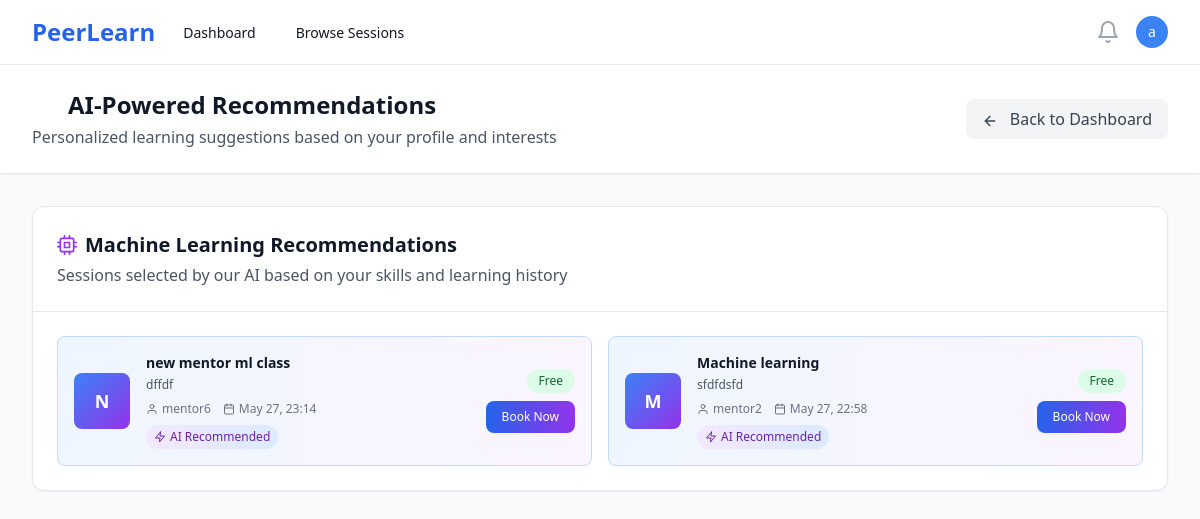
The page /recommendations/ (signed in) on the database its author committed.
### users/models.py (models this page shows, shortened)
class User(AbstractUser):
    ROLE_CHOICES = [
        ('mentor', 'Mentor'),
        ('learner', 'Learner'),
    ]
    id = models.UUIDField(primary_key=True, default=uuid.uuid4, editable=False)
    role = models.CharField(max_length=10, choices=ROLE_CHOICES, default='learner')
    bio = models.TextField(blank=True, null=True)
    skills = models.CharField(max_length=500, blank=True, help_text="Comma-separated skills for recommendation matching")
    interests = models.CharField(max_length=500, blank=True, help_text="Learning interests for AI recommendations")
    domain = models.CharField(max_length=100, blank=True, help_text="Learning domain/field")
    expertise = models.CharField(max_length=100, blank=True, help_text="Primary domain/area of expertise")
    career_goals = models.TextField(blank=True, help_text="Career aspirations for AI guidance")
    profile_image = models.ImageField(upload_to='profiles/', blank=True, null=True)
    created_at = models.DateTimeField(auto_now_add=True)
    updated_at = models.DateTimeField(auto_now=True)
    @property
    def is_mentor(self):
        return self.role == 'mentor'

### sessions/models.py (models this page shows, shortened)
class Session(models.Model):
    STATUS_CHOICES = [
        ('draft', 'Draft'),
        ('scheduled', 'Scheduled'),
        ('live', 'Live'),
        ('completed', 'Completed'),
        ('cancelled', 'Cancelled'),
    ]
    CATEGORY_CHOICES = [
        ('programming', 'Programming & Development'),
        ('data-science', 'Data Science & Analytics'),
        ('web-development', 'Web Development'),
        ('mobile-development', 'Mobile Development'),
        ('ai-ml', 'AI & Machine Learning'),
        ('design', 'UI/UX Design'),
        ('business', 'Business & Marketing'),
        ('language', 'Language Learning'),
        ('music', 'Music & Arts'),
        ('fitness', 'Health & Fitness'),
        ('other', 'Other'),
    ]
    id = models.UUIDField(primary_key=True, default=uuid.uuid4, editable=False)
    mentor = models.ForeignKey(User, on_delete=models.CASCADE, related_name='mentor_sessions')
    title = models.CharField(max_length=200)
    description = models.TextField()
    thumbnail = models.ImageField(upload_to='session_thumbnails/', blank=True, null=True, help_text="Session cover image")
    category = models.CharField(max_length=50, choices=CATEGORY_CHOICES, blank=True, help_text="Session category for recommendations")
    skills = models.TextField(blank=True, help_text="Comma-separated skills for ML matching")
    price = models.DecimalField(max_digits=8, decimal_places=2, null=True, blank=True, help_text="Price in INR, null for free sessions")
    schedule = models.DateTimeField()
    duration = models.IntegerField(help_text="Duration in minutes")
    max_participants = models.IntegerField(default=10)
    status = models.CharField(max_length=20, choices=STATUS_CHOICES, default='draft')
    created_at = models.DateTimeField(auto_now_add=True)
    updated_at = models.DateTimeField(auto_now=True)
    class Meta:
        ordering = ['-schedule']

### recommendations/views.py (the view)
# urls.py: path('', views.recommendations_page, name='recommendations_page'),
@login_required
def recommendations_page(request):
    try:
        recommended_sessions = get_recommendations_for_user(request.user)
        recommended_mentors = get_mentor_recommendations_for_user(request.user)
    except Exception as e:
        recommended_sessions = Session.objects.filter(
            status='scheduled',
            schedule__gte=timezone.now()
        ).exclude(
            bookings__learner=request.user,
            bookings__status='confirmed'
        ).select_related('mentor')[:8]
        recommended_mentors = []
    from datetime import timedelta
    recent_date = timezone.now() - timedelta(days=7)
    trending_sessions = Session.objects.filter(
        status='scheduled',
        schedule__gte=timezone.now(),
        bookings__created_at__gte=recent_date
    ).exclude(
        bookings__learner=request.user,
        bookings__status='confirmed'
    ).annotate(
        recent_bookings=Count('bookings', filter=Q(bookings__created_at__gte=recent_date))
    ).filter(recent_bookings__gte=1).order_by('-recent_bookings')[:5]
    popular_sessions = Session.objects.filter(
        status='scheduled',
        schedule__gte=timezone.now(),
        popularity__isnull=False
    ).exclude(
        bookings__learner=request.user,
        bookings__status='confirmed'
    ).select_related('popularity', 'mentor').order_by(
        '-popularity__rating_average',
        '-popularity__booking_count'
    )[:5]
    all_sessions = Session.objects.filter(
        status='scheduled',
        schedule__gte=timezone.now()
    ).exclude(
        bookings__learner=request.user,
        bookings__status='confirmed'
    ).select_related('mentor')[:10]
    context = {
        'recommended_sessions': recommended_sessions,
        'recommended_mentors': recommended_mentors,
        'trending_sessions': trending_sessions,
        'popular_sessions': popular_sessions,
        'all_sessions': all_sessions,
        'user_skills': request.user.skills or '',
        'user_expertise': request.user.expertise or ''
    }
    return render(request, 'recommendations/recommendations_page.html', context)

### recommendations/recommendation_engine.py (called while the page is built, shortened)
def get_recommendations_for_user(user):
    engine = RecommendationEngine(user)
    return engine.get_personalized_recommendations()

def get_mentor_recommendations_for_user(user):
    engine = RecommendationEngine(user)
    return engine.get_mentor_recommendations()

    def parse_skills(self, skills_data):
        if isinstance(skills_data, str):
            try:
                skills_data = json.loads(skills_data)
            except:
                skills_data = [s.strip() for s in skills_data.split(',') if s.strip()]
        if isinstance(skills_data, list):
            return [skill.lower().strip() for skill in skills_data if skill]
        return []

    def get_personalized_recommendations(self):
        recommendations = []
        content_based = self.content_based_filtering()
        recommendations.extend(content_based)
        collaborative = self.collaborative_filtering()
        recommendations.extend(collaborative)
        popularity_based = self.popularity_based_filtering()
        recommendations.extend(popularity_based)
        trending = self.get_trending_sessions()
        recommendations.extend(trending)
        unique_sessions = {}
        sorted_recommendations = sorted(
            unique_sessions.values(),
            key=lambda x: x['score'],
            reverse=True
        )
        return [item['session'] for item in sorted_recommendations[:8]]

    def content_based_filtering(self):
        recommendations = []
        all_skills = self.user_skills + self.user_interests
        if not all_skills:
            return recommendations

    def collaborative_filtering(self):
        recommendations = []
        similar_users = User.objects.filter(
            role='learner',
            expertise__isnull=False
        ).exclude(id=self.user.id)
        user_similarities = []
        for other_user in similar_users:
            other_skills = self.parse_skills(other_user.expertise or [])
            similarity = self.calculate_skill_similarity(self.user_skills, other_skills)
            if similarity > 0.3:  # 30% similarity threshold
                user_similarities.append((other_user, similarity))
        return recommendations

### templates/recommendations/recommendations_page.html (shortened to what this page needs)
{% extends 'base.html' %}
{% load static %}
{% block content %}
<div class="min-h-screen bg-gray-50">
    <div class="bg-white shadow-sm border-b">
        <div class="max-w-7xl mx-auto px-4 sm:px-6 lg:px-8 py-6">
            <div class="flex items-center justify-between">
                <div>
                    <h1 class="text-2xl font-bold text-gray-900 flex items-center">
                        <i data-feather="brain" class="h-6 w-6 mr-3 text-blue-600"></i>
                        AI-Powered Recommendations
                    </h1>
                    <p class="text-gray-600 mt-1">Personalized learning suggestions based on your profile and interests</p>
                </div>
                <a href="{% url 'learner_dashboard' %}" class="bg-gray-100 hover:bg-gray-200 text-gray-700 px-4 py-2 rounded-lg transition-colors">
                    <i data-feather="arrow-left" class="h-4 w-4 mr-2 inline"></i>
                    Back to Dashboard
                </a>
            </div>
        </div>
    </div>
    <div class="max-w-7xl mx-auto px-4 sm:px-6 lg:px-8 py-8">
        <div class="bg-white rounded-xl shadow-sm border border-gray-200 mb-8">
            <div class="p-6 border-b border-gray-200">
                <h2 class="text-xl font-semibold text-gray-900 flex items-center">
                    <i data-feather="cpu" class="h-5 w-5 mr-2 text-purple-600"></i>
                    Machine Learning Recommendations
                </h2>
                <p class="text-gray-600 mt-1">Sessions selected by our AI based on your skills and learning history</p>
            </div>
            <div class="p-6">
                {% if recommended_sessions %}
                    <div class="grid grid-cols-1 md:grid-cols-2 gap-4">
                        {% for session in recommended_sessions %}
                        <div class="bg-gradient-to-r from-blue-50 to-purple-50 border border-blue-200 rounded-lg p-4 hover:shadow-md transition-all duration-200">
                            <div class="flex items-center space-x-4">
                                <div class="w-14 h-14 bg-gradient-to-br from-blue-500 to-purple-600 rounded-lg flex items-center justify-center text-white text-lg font-bold flex-shrink-0">
                                    {{ session.title|first|upper }}
                                </div>
                                <div class="flex-1 min-w-0">
                                    <h3 class="font-semibold text-gray-900 text-sm">{{ session.title }}</h3>
                                    <p class="text-xs text-gray-600 mt-1">{{ session.description|truncatewords:12 }}</p>
                                    <div class="flex items-center text-xs text-gray-500 mt-2 space-x-3">
                                        <span class="flex items-center">
                                            <i data-feather="user" class="h-3 w-3 mr-1"></i>
                                            {{ session.mentor.first_name }}
                                        </span>
                                        <span class="flex items-center">
                                            <i data-feather="calendar" class="h-3 w-3 mr-1"></i>
                                            {{ session.schedule|date:"M d, H:i" }}
                                        </span>
                                    </div>
                                    <div class="mt-2">
                                        <span class="inline-flex items-center px-2 py-1 rounded-full text-xs font-medium bg-gradient-to-r from-purple-100 to-blue-100 text-purple-800">
                                            <i data-feather="zap" class="h-3 w-3 mr-1"></i>
                                            AI Recommended
                                        </span>
                                    </div>
                                </div>
                                <div class="flex flex-col items-end space-y-2">
                                    {% if session.price > 0 %}
                                        <span class="bg-blue-100 text-blue-800 px-3 py-1 text-xs font-medium rounded-full">₹{{ session.price }}</span>
                                    {% else %}
                                        <span class="bg-green-100 text-green-800 px-3 py-1 text-xs font-medium rounded-full">Free</span>
                                    {% endif %}
                                    <form method="post" action="{% url 'book_session' session.id %}" class="inline">
                                        <button type="submit" class="bg-gradient-to-r from-blue-600 to-purple-600 hover:from-blue-700 hover:to-purple-700 text-white px-4 py-2 rounded-lg text-xs font-medium transition-all">
                                            Book Now
                                        </button>
                                    </form>
                                </div>
                            </div>
                        </div>
                        {% endfor %}
                    </div>
                {% endif %}
            </div>
        </div>
    </div>
</div>
{% endblock %}

### templates/base.html (shortened to what this page needs)
<!DOCTYPE html>
<html lang="en" class="h-full bg-gray-50">
<head>
    <script src="https://cdn.tailwindcss.com"></script>
</head>
<body class="h-full">
    {% if user.is_authenticated %}
    <nav class="bg-white shadow-sm border-b border-gray-200" x-data="{ mobileMenuOpen: false }">
        <div class="max-w-7xl mx-auto px-4 sm:px-6 lg:px-8">
            <div class="flex justify-between h-16">
                <div class="flex">
                    <div class="flex-shrink-0 flex items-center">
                        <a href="{% url 'landing' %}" class="text-2xl font-bold text-blue-600">PeerLearn</a>
                    </div>
                    <div class="hidden sm:ml-6 sm:flex sm:space-x-8">
                        {% if user.is_mentor %}
                            <a href="{% url 'mentor_dashboard' %}" class="border-transparent text-gray-900 hover:text-blue-600 inline-flex items-center px-1 pt-1 border-b-2 text-sm font-medium">
                                Dashboard
                            </a>
                            <a href="{% url 'create_session' %}" class="border-transparent text-gray-900 hover:text-blue-600 inline-flex items-center px-1 pt-1 border-b-2 text-sm font-medium">
                                Create Session
                            </a>
                        {% else %}
                            <a href="{% url 'learner_dashboard' %}" class="border-transparent text-gray-900 hover:text-blue-600 inline-flex items-center px-1 pt-1 border-b-2 text-sm font-medium">
                                Dashboard
                            </a>
                            <a href="{% url 'session_list' %}" class="border-transparent text-gray-900 hover:text-blue-600 inline-flex items-center px-1 pt-1 border-b-2 text-sm font-medium">
                                Browse Sessions
                            </a>
                        {% endif %}
                    </div>
                </div>
                <div class="hidden sm:ml-6 sm:flex sm:items-center">
                    <button type="button" class="bg-white p-1 rounded-full text-gray-400 hover:text-gray-500 focus:outline-none focus:ring-2 focus:ring-offset-2 focus:ring-blue-500">
                        <i data-feather="bell" class="h-6 w-6"></i>
                    </button>
                    <div class="ml-3 relative" x-data="{ open: false }">
                        <div>
                            <button @click="open = !open" type="button" class="bg-white rounded-full flex text-sm focus:outline-none focus:ring-2 focus:ring-offset-2 focus:ring-blue-500" id="user-menu-button">
                                <div class="h-8 w-8 rounded-full bg-blue-500 flex items-center justify-center">
                                    <span class="text-white text-sm font-medium">{{ user.first_name|first|default:user.username|first }}</span>
                                </div>
                            </button>
                        </div>
                    </div>
                </div>
            </div>
        </div>
    </nav>
    {% endif %}
    <main class="{% if user.is_authenticated %}pt-0{% else %}pt-0{% endif %}">
        {% block content %}{% endblock %}
    </main>
</body>
</html>

### rows shown on the page
User: first_name|first "a"
Session: title|first "N", title "new mentor ml class", description "dffdf", mentor.first_name "mentor6", schedule "May 27, 23:14", shows "Free"
Session: title|first "M", title "Machine learning", description "sfdfdsfd", mentor.first_name "mentor2", schedule "May 27, 22:58", shows "Free"
